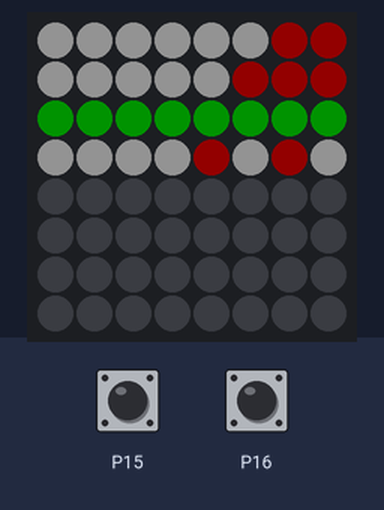
This program was run on a simulated BBC micro:bit (MakeCode). On the bench: 8×8 RGB LED matrix. Inputs (shaded band) come from the test bench; at power-on: P15 HIGH, P16 HIGH. Dim RGB values are drawn brighter than linear; the interpreter's speed is modelled, so counts of loop turns are approximate.

Above: at 1.2 s.
1.3 s: P15 pulled LOW for 0.15 s
At 2.0 s:
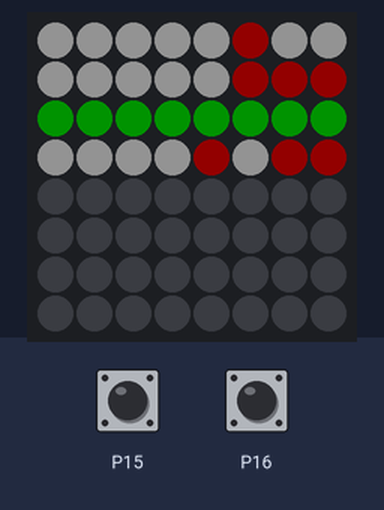
3.0 s: P15 pulled LOW for 0.15 s
At 4.1 s:
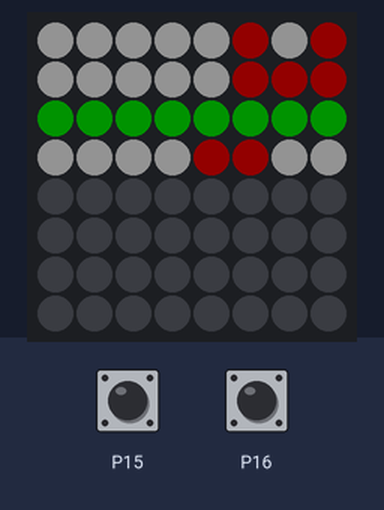
Timing chart, 0 to 6.0 s (numbered marks = the images above; inputs shaded):
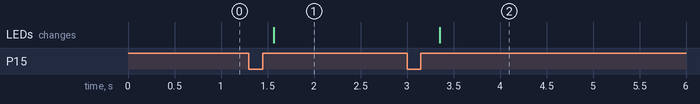

Measured:
- after the input at 1.3 s, the LEDs: change after 0.27 s (image 1)
- after the input at 3.0 s, the LEDs: change after 0.35 s (image 2)

The program:

main.ts
```typescript
function dez2bin (zahl22: number) {
    ret = ""
    while (true) {
        // Division mit Rest, speichere nur den Rest
        rest = zahl22 % 2
        // Division mit Rest, speichere den ganzzahligen Quotient
        zahl22 = Math.idiv(zahl22, 2)
        // füge dem Ergebnis ein weiteres Bit rechts hinzu
        ret = "" + rest + ret
        // Falls die Zahl 0 geworden ist, ist die Rechnung beendet
        if (zahl22 == 0) {
            break;
        }
    }
    while (ret.length < 8) {
        // füge dem Ergebnis ein weiteres Bit rechts hinzu
        ret = "0" + ret
    }
    return ret
}
function volladdierer (bitA: string, bitB: string, cin: string) {
    if (bitA == "0" && bitB == "0" && cin == "0") {
        sum2 = "0"
        cout = "0"
    }
    if (bitA == "0" && bitB == "0" && cin == "1") {
        sum2 = "1"
        cout = "0"
    }
    if (bitA == "0" && bitB == "1" && cin == "0") {
        sum2 = "1"
        cout = "0"
    }
    if (bitA == "0" && bitB == "1" && cin == "1") {
        sum2 = "0"
        cout = "1"
    }
    if (bitA == "1" && bitB == "0" && cin == "0") {
        sum2 = "1"
        cout = "0"
    }
    if (bitA == "1" && bitB == "0" && cin == "1") {
        sum2 = "0"
        cout = "1"
    }
    if (bitA == "1" && bitB == "1" && cin == "0") {
        sum2 = "0"
        cout = "1"
    }
    if (bitA == "1" && bitB == "1" && cin == "1") {
        sum2 = "1"
        cout = "1"
    }
}
GAME_ZIP64.onButtonPress(GAME_ZIP64.ZIP64ButtonPins.Fire1, GAME_ZIP64.ZIP64ButtonEvents.Click, function () {
    summand1 += 1
    input1 = dez2bin(summand1)
    anzeige = addition(input1, input2)
})
function addition (bitstr1: string, bitstr2: string) {
    ergebnis = ""
    cout = "0"
    Index = 0
    while (Index <= bitstr1.length - 1) {
        volladdierer(bitstr1.charAt(bitstr1.length - 1 - Index), bitstr2.charAt(bitstr1.length - 1 - Index), cout)
        ergebnis = "" + sum2 + ergebnis
        Index += 1
    }
    return ergebnis
}
GAME_ZIP64.onButtonPress(GAME_ZIP64.ZIP64ButtonPins.Fire2, GAME_ZIP64.ZIP64ButtonEvents.Click, function () {
    summand1 += -1
    input1 = dez2bin(summand1)
    anzeige = addition(input1, input2)
})
let Index2 = 0
let Index = 0
let ergebnis = ""
let cout = ""
let sum2 = ""
let zahl22 = 0
let rest = 0
let ret = ""
let anzeige = ""
let input2 = ""
let input1 = ""
let summand1 = 0
let zahl2222 = 0
let zahl222 = 0
summand1 = 3
let display = GAME_ZIP64.createZIP64Display()
display.setBrightness(20)
input1 = dez2bin(summand1)
input2 = "00000111"
anzeige = addition(input1, input2)
basic.forever(function () {
    Index2 = 0
    while (Index2 <= input1.length) {
        if (input1.charAt(Index2) == "1") {
            display.setMatrixColor(Index2, 0, GAME_ZIP64.colors(ZipLedColors.Red))
        } else {
            display.setMatrixColor(Index2, 0, GAME_ZIP64.colors(ZipLedColors.White))
        }
        if (input2.charAt(Index2) == "1") {
            display.setMatrixColor(Index2, 1, GAME_ZIP64.colors(ZipLedColors.Red))
        } else {
            display.setMatrixColor(Index2, 1, GAME_ZIP64.colors(ZipLedColors.White))
        }
        display.setMatrixColor(Index2, 2, GAME_ZIP64.colors(ZipLedColors.Green))
        if (anzeige.charAt(Index2) == "1") {
            display.setMatrixColor(Index2, 3, GAME_ZIP64.colors(ZipLedColors.Red))
        } else {
            display.setMatrixColor(Index2, 3, GAME_ZIP64.colors(ZipLedColors.White))
        }
        Index2 += 1
    }
    display.show()
    basic.pause(200)
})
```

test.ts
```typescript
// Hier kann man Tests durchführen; diese Datei wird nicht kompiliert, wenn dieses Paket als Erweiterung verwendet wird.
```
